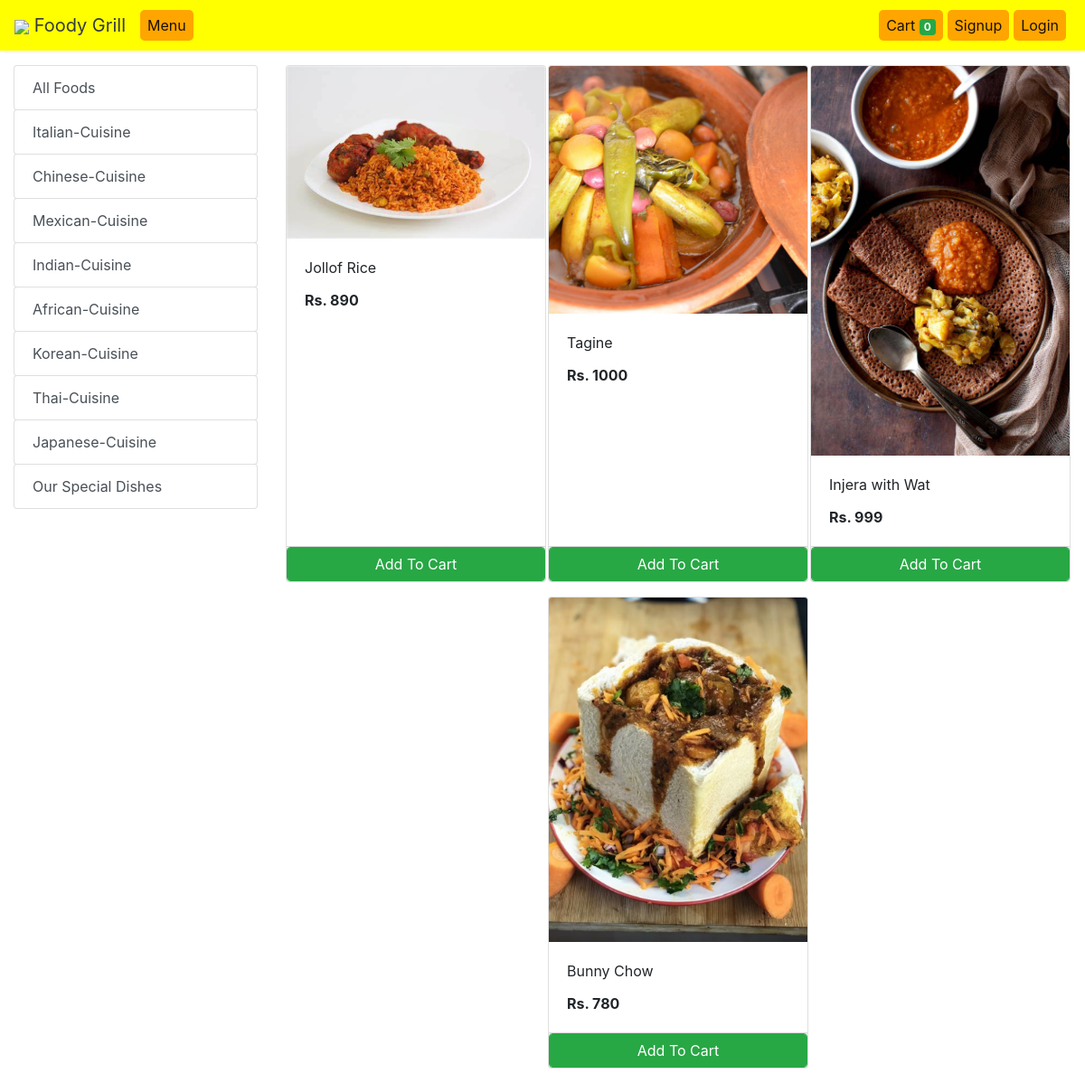
/store?category=26, run on the app's committed database.
### store/models/category.py (models this page shows, shortened)
class Category(models.Model):
    name= models.CharField(max_length=50)
    @staticmethod
    def get_all_categories():
        return Category.objects.all()

### store/models/product.py (models this page shows, shortened)
class Products(models.Model):
    name = models.CharField(max_length=60)
    price= models.IntegerField(default=0)
    category= models.ForeignKey(Category,on_delete=models.CASCADE,default=1 )
    description= models.CharField(max_length=250, default='', blank=True, null= True)
    image= models.ImageField(upload_to='uploads/products/')
    @staticmethod
    def get_all_products_by_categoryid(category_id):
        if category_id:
            return Products.objects.filter (category=category_id)
        else:
            return Products.get_all_products();

### store/views/home.py (the view)
# urls.py: path('' , include('store.urls'))
def store(request):
    cart = request.session.get('cart')
    if not cart:
        request.session['cart'] = {}
    products = None
    categories = Category.get_all_categories()
    categoryID = request.GET.get('category')
    if categoryID:
        products = Products.get_all_products_by_categoryid(categoryID)
    else:
        products = Products.get_all_products();
    data = {}
    data['products'] = products
    data['categories'] = categories
    print('you are : ', request.session.get('email'))
    return render(request, 'index.html', data)

### store/templatetags/cart.py (called while the page is built)
@register.filter (name='is_in_cart')
def is_in_cart(product, cart):
    keys = cart.keys ()
    for id in keys:
        if int (id) == product.id:
            return True
    return False;

### store/templatetags/custom_filter.py (called while the page is built)
@register.filter(name='currency')
def currency(number):
    return "Rs. "+str(number)

### store/templates/index.html (shortened to what this page needs)
{% extends 'base.html' %}
{% block content %}
{% load cart %}
{% load custom_filter %}
<div class="container-fluid mt-3">
	<div class="row">
		<div class="col-lg-3 mx-auto">
			<div class="list-group">
				<a href="/" class="list-group-item list-group-item-action btn btn-outline-success">All Foods</a>
				{% for category in categories %}
				<a href="/?category={{category.id}}"
					class="list-group-item list-group-item-action btn btn-outline-success ">{{category.name}}</a>
				{% endfor %}
			</div>
		</div>
		<div id='products' class="col-lg-9 mx-auto">
			<div class="row mx-auto">
				{% for product in products %}
				<div class="card mx-auto mb-3" id={{product.id}} style="width: 18rem;">
					<img class="card-img-top" src="{{product.image.url}}" alt="Card image cap">
					<div class="card-body">
						<p class="card-title">{{product.name}}</p>
						<p class="card-text"><b>{{product.price|currency}}</b></p>
					</div>
					<div class="card-footer p-0 no-gutters">
						{% if product|is_in_cart:request.session.cart %}
						<div class="row no-gutters">
							<form action="/#{{product.id}}" class="col-2 " method="post">
								{% csrf_token %}
								<input hidden type="text" name='product' value='{{product.id}}'>
								<input hidden type="text" name='remove' value='True'>
								<input type="submit" value=" - " class="btn btn-block btn-success border-right">
							</form>
							<div class="text-center col btn btn-success">{{product|cart_quantity:request.session.cart}} in Cart</div>
							<form action="/#{{product.id}}" class="col-2 " method="post">
								{% csrf_token %}
								<input hidden type="text" name='product' value='{{product.id}}'>
								<input type="submit" value=" + " class="btn btn-block btn-success border-left">
							</form>
						</div>
						{% else %}
						<form action="/#{{product.id}}" method="POST" class="btn-block">
							<input type="submit" class="float-right btn btn-success form-control"
								value="Add To Cart">
						</form>
						{% endif %}
					</div>
				</div>
				{% endfor %}
			</div>
		</div>
	</div>
</div>
{% endblock %}

### data on the page
Category: name "Italian-Cuisine"
Category: name "Chinese-Cuisine"
Category: name "Mexican-Cuisine"
Category: name "Indian-Cuisine"
Category: name "African-Cuisine"
Category: name "Korean-Cuisine"
Category: name "Thai-Cuisine"
Category: name "Japanese-Cuisine"
Category: name "Our Special Dishes"
Products: image (picture), name "Jollof Rice", price "Rs. 890"
Products: image (picture), name "Tagine", price "Rs. 1000"
Products: image (picture), name "Injera with Wat", price "Rs. 999"
Products: image (picture), name "Bunny Chow", price "Rs. 780"

### other printed values
{{ request.session.cart.keys|length }} "0"
